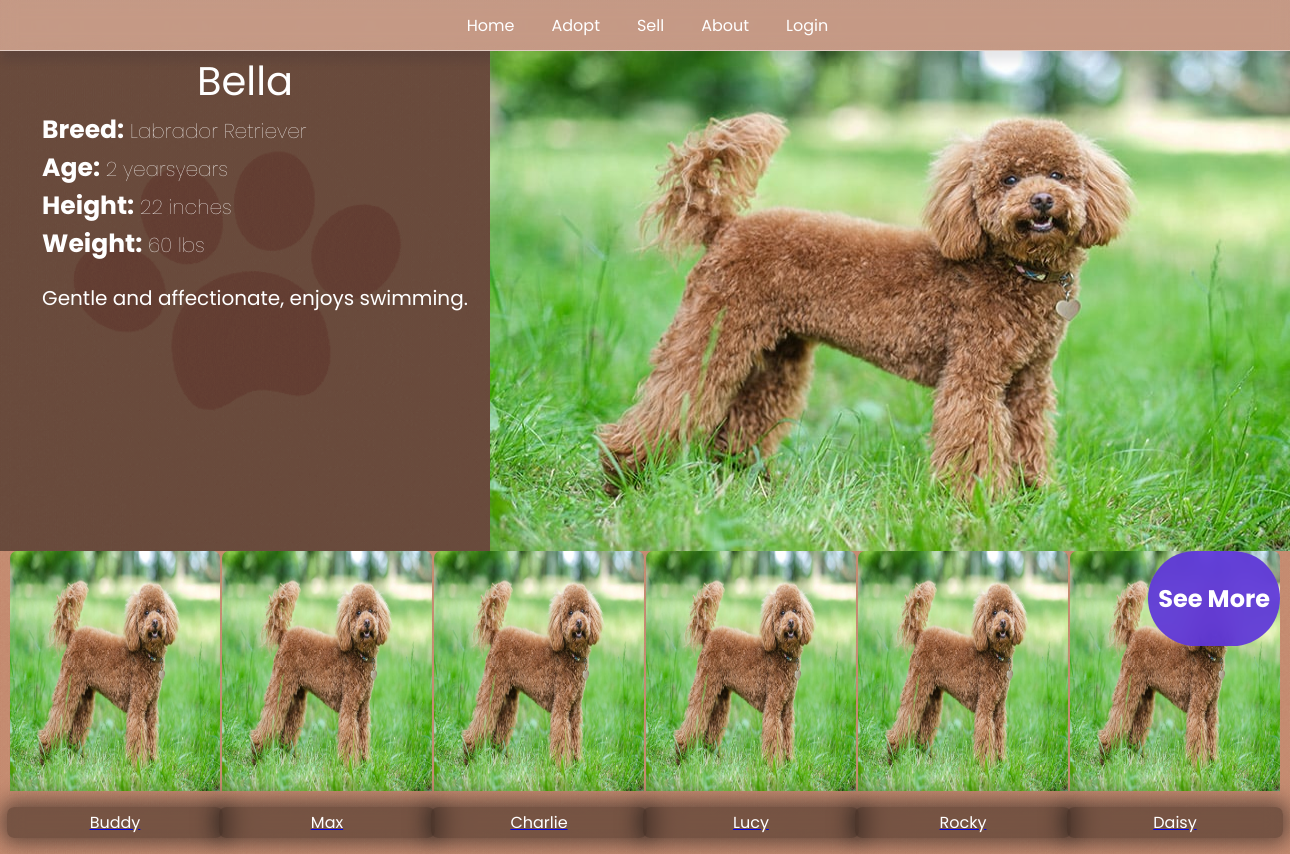
Page /adopt/3 on the committed database.
### tables this page shows
CREATE TABLE dog (
    id INTEGER PRIMARY KEY AUTOINCREMENT,
    name TEXT NOT NULL,
    breed TEXT NOT NULL,
    age TEXT NOT NULL,
    height TEXT NOT NULL,
    weight TEXT NOT NULL,
    image TEXT NOT NULL,
    description TEXT NOT NULL
);

### pet.py (the view)
@app.route("/adopt/<_id>")
def adopt(_id:str):
    all_dogs = get_dogs()
    limited_dogs:list[dict[str,str]] =[]
    main_dog = {}
    for dog in all_dogs:
        if str(dog["_id"])!=_id and len(limited_dogs)<6:
            limited_dogs.append(dog)
        elif str(dog["_id"]) ==_id:
            main_dog = dog
    if not main_dog:
        main_dog = limited_dogs[0]
    return render_template("adopt.html",context={"dog":main_dog,"dogs":limited_dogs })

### pet.py (called while the page is built)
def get_dogs(count:int=-1):
    with sql.connect(DATABASE) as con:
        cur = con.cursor()
        _ = cur.execute("SELECT * FROM dog")
        dogs = cur.fetchall()
        dogs_dic = [
            {
                "_id":_id,
                "name": name,
                "breed": breed,
                "age": age,
                "height": height,
                "weight": weight,
                'image': image,
                "desc": description,
            }
            for (
                _id,
                name,
                breed,
                age,
                height,
                weight,
                image,
                description,
            ) in dogs[:count]
        ]
        return dogs_dic

### templates/adopt.html (shortened to what this page needs)
<!DOCTYPE html>
<html lang="en">
{% extends "base.html" %}
    {%block head%}
    <link rel="stylesheet" href="/static/css/navbar.css" type="text/css">
    {%endblock%}
    {%block body%}
    <div class="container">
        <div class="dogMain">
            <div class="dog_detail">
                <div class="dog_title">
                   <span>{{context.dog.name}}</span>
                </div>
                <div class="dog_inner_detail">
                    <div class="inner_detail">Breed:<span> {{context.dog.breed}}</span> </div>
                    <div class="inner_detail">Age:<span> {{context.dog.age}}years</span></div>
                    <div class="inner_detail">Height:<span> {{context.dog.height}}</span></div>
                    <div class="inner_detail">Weight:<span> {{context.dog.weight}}</span></div>
                    <p>{{context.dog.desc}}</p>
                </div>
            </div>
            <div class="dog_image">
                <img src="/{{context.dog.image}}" alt="">
            </div>
        </div>
        <div class="alldogs">
            <section id="feature" class="section-p1">
                {% if context %}
            {% for dog in context.dogs %}
            <a href="/adopt/{{dog._id}}">
                <div class="dog-item">
                <img src="/{{dog.image}}" alt="Dog 1">
                <p>
                {{dog.name}}
                </p>
            </div>
        </a>
        {%endfor %}
        {%endif%}
            </section>
            <div class="seemore">
                <h2>See More</h2>
            </div>
        </div>
        {%endblock%}

### static/css/navbar.css (style rules this page uses)
body { font-family: Poppins; background-image: url("/static/img/logo.gif"); background-size: 100%; background-color: white; margin: 0px; padding: none; color: white; }

### templates/adopt.html (style rules this page uses)
.container { display: flex; flex-direction: column; }
.dogMain { display: flex; justify-content: space-between; }
.alldogs { display: flex; }
.inner_detail { font-size: 25px; font-weight: bold; }
.inner_detail span { font-size: 20px; font-weight: 100; }
.dog_inner_detail { padding-left: 20px; }
.dog_detail { display: flex; flex:1; flex-direction: column; align-items: center; background-color: #0007; }
.dog_title { font-size: 40px; }
.dog_inner_detail p { font-size: 20px; justify-content: center; }
.dog_image { width: 800px; height: 500px; }
.dog_image img { height: 500px; width: 800px; }
.dog-item { display: grid; grid-template-areas: "a" "a" "a" "b"; max-width: 300px; justify-items: center; max-height: 100%; }
.dog-item img { grid-area: a; width: 210px; height: 240px; border-radius: 7px 7px 0px 0px; }
.dog-item p { grid-area: b; background-color: #0006; backdrop-filter: blur(8px); width: 100%; padding: 3px; box-shadow: 0px 0px 20px 6px #10101085; border-radius: 7px; text-align: center; color:white; }
.section-p1 { display: flex; flex-direction: row; flex-wrap: nowrap; align-content: center; justify-content: space-between; align-items: center; max-height: 100%; max-width: 100%; grid-area: a; padding: 0px 10px; }
.alldogs { display: grid; grid-template-areas: "a"; }
.seemore { grid-area: a; position: fixed; right: 10px; border-radius: 50px; padding: 10px; background: rgb(94 54 219 / 92%); backdrop-filter: blur(10px); }
body { overflow-x: hidden; }

### rows in the picture
dog: dog.name "Bella", dog.breed "Labrador Retriever", dog.age "2 years", dog.height "22 inches", dog.weight "60 lbs", dog.desc "Gentle and affectionate, enjoys swimming.", dog.image (picture)
dog: image (picture), name "Buddy"
dog: image (picture), name "Max"
dog: image (picture), name "Charlie"
dog: image (picture), name "Lucy"
dog: image (picture), name "Rocky"
dog: image (picture), name "Daisy"
